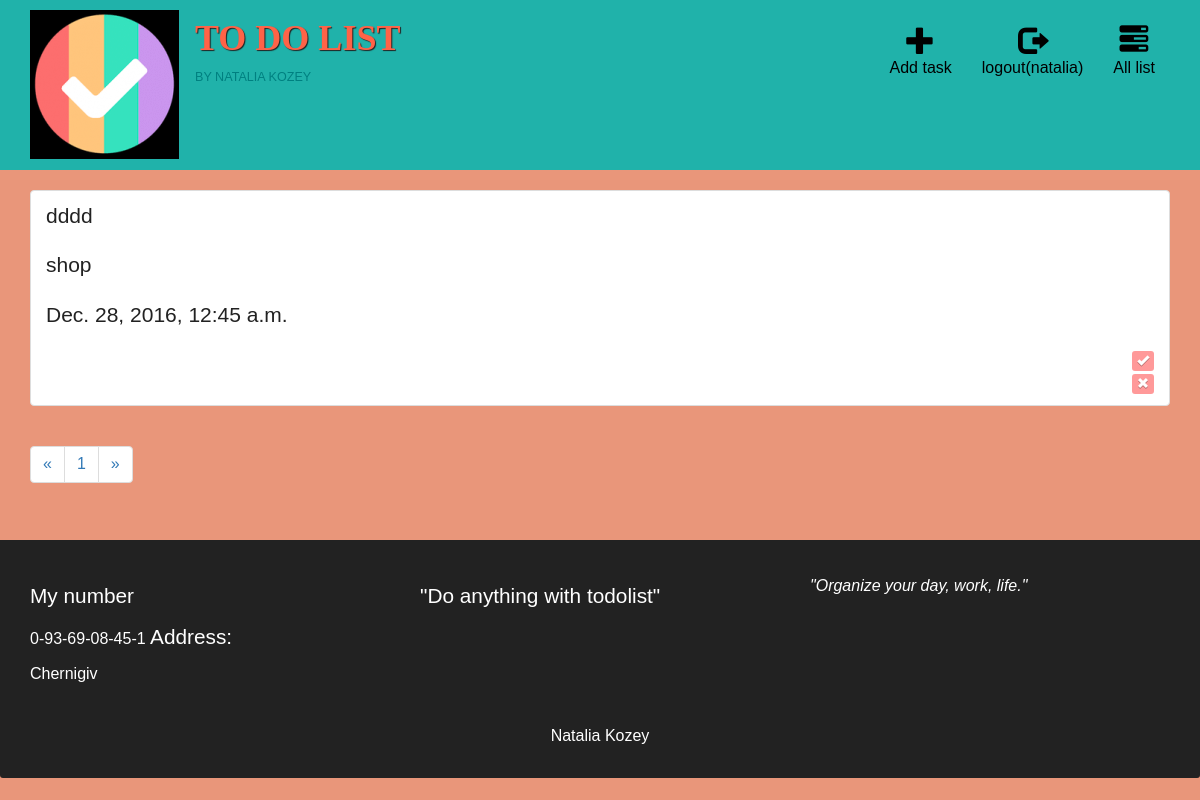
The app's page / (signed in), older data.
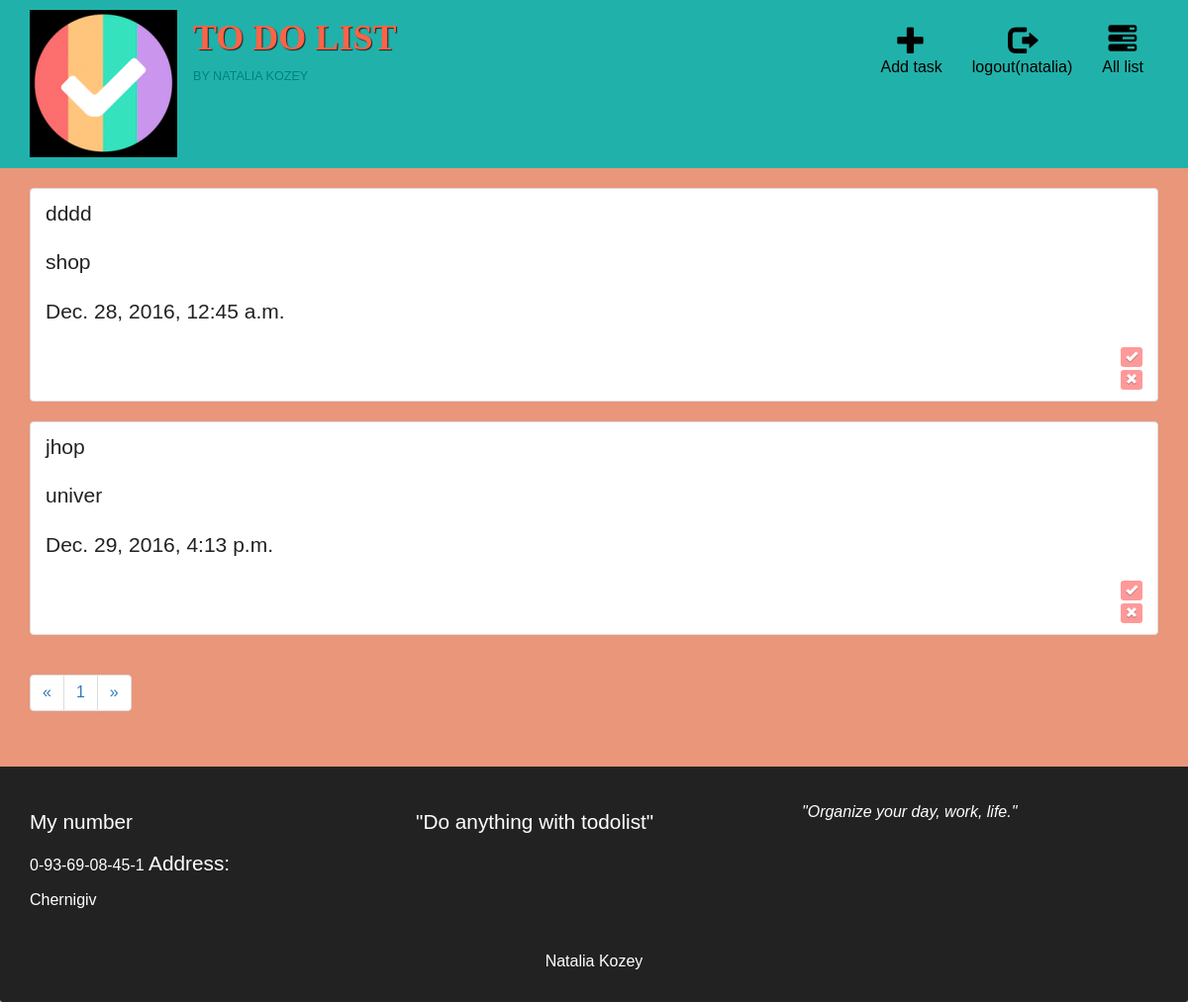
The same page, newer data.
### task_list/models.py (models this page shows, shortened)
class Todolist(models.Model):
    class Meta():
        db_table = "TO_DO_LIST"
    todolist_list = models.CharField(max_length = 100)
    todolist_date_published = models.DateTimeField(auto_now_add=True)
    todolist_date_finished = models.CharField(max_length =20)
    todolist_category = models.ForeignKey(Category)
    todolist_priority = models.IntegerField(default=0)
    todolist_done = models.BooleanField(default=False)
    todolist_description = models.CharField(max_length = 500)
    todolist_user = models.ForeignKey(User)

class Category(models.Model):
    group_todolist = models.CharField(max_length =20)
    def __unicode__(self):
        return self.group_todolist

### task_list/views.py (the view)
# urls.py: url(r'^todolist/get/(?P<TO_DO_LIST_id>\d+)/$', views.todo, name='todo'),
def todolist(request, page_number=1):
    current_user = request.user
    if current_user.is_authenticated():
        todos = Todolist.objects.filter(todolist_user=current_user)
        current_page=Paginator(todos, 4)
        return render_to_response('todolist.html', {'todolist': current_page.page(page_number), 'username': auth.get_user(request).username}, RequestContext(request))
    else:
        return redirect('/auth/login')

### task_list/templates/todolist.html (shortened to what this page needs)
{%extends 'main.html' %}

### templates/main.html (shortened to what this page needs)
<!DOCTYPE html >
{% load staticfiles %}
<html>
<head>
    <link rel='stylesheet' type='text/css' href="{% static 'css/bootstrap.min.css' %}">
    <link rel='stylesheet' type='text/css' href="{% static 'css/styles.css' %}">
</head>
<body>
<header>
        <nav id="header-nav" class="navbar navbar-default">
            <div class="container">
                <div class="navbar-header">
                        <a href="/" class="pull-left visible-md visible-lg">
                        <div id="logo-img"></div>
                        </a>
                      <div class="navbar-brand">
                        <a href="/"><h1>To Do List</h1></a>
                        <p>
                          <span>by Natalia Kozey</span>
                        </p>
                      </div>
                </div>
                <div id="collapsable-nav" class="collapse navbar-collapse">
                   <ul id="nav-list" class="nav navbar-nav navbar-right">
                    <li>
                      <a href="/todolist/addnew/">
                        <span class="glyphicon glyphicon-plus"></span><br class="hidden-xs"> Add task </a>
                    </li>
                    <li>
                    {%if username %}
                      <li><a href="auth/logout">
                        <span class="glyphicon glyphicon-log-out"></span><br class="hidden-xs">logout({{username}}) </a></li>
                    {%else%}
                        <li><a href="auth/login" data-toggle="modal" data-target="#login-modal">
                        <span class="glyphicon glyphicon-log-in"></span><br class="hidden-xs">Login</a></li>
                        {%endif%}
                    </li>
                    <li>
                      <a href="/page/1/">
                        <span class="glyphicon glyphicon-tasks"></span><br class="hidden-xs"> All list</a>
                    </li>
                  </ul>
                </div>
            </div>
        </nav>
    </header>
    <div id="main-content" class="container">
        {%if username%}
        {% for one in todolist %}
        <ul class="list-group" ng-show="one.length > 0">
          <li class="list-group-item clearfix task" ng-repeat="one in todolist" ng-class="{disabled: one.todolist_done}">
            {%if one.todolist_done %}
            <p class="lead-done">{{one.todolist_list}}</p>
            <p class="lead-done">{{one.todolist_category}}</p>
            <p class="lead-done">{{one.todolist_date_published}}</p>
            {%else%}
            <p class="lead">{{one.todolist_list}}</p>
            <p class="lead">{{one.todolist_category}}</p>
            <p class="lead">{{one.todolist_date_published}}</p>
            {%endif%}
            <div>
              <span class="pull-right">
                <ul>
                {%if one.todolist_done %}
                <li><a href="todolist/done/{{one.id}}">
                <button class="btn btn-primary btn-xs" ng-show="one.done"><span class="glyphicon glyphicon-repeat"
                  ng-click=""></span></button></a></li>
                  {%else%}
                <li><a href="todolist/done/{{one.id}}"><button class="btn btn-primary btn-xs" ng-show="!one.done"><span class="glyphicon glyphicon-ok"
                  ng-click="todolist/done/{{one.id}}"></span></button></a></li>
                  {%endif%}
                <li><a href="todolist/delete_confirm/{{one.id}}"><button class="btn btn-danger btn-xs" action = "delete_confirm/{{one.id}}/" method = "post"><span class="glyphicon glyphicon-remove"
                  ></span></button></a></li>
                </ul>
              </span>
            </div>
          </li>
        </ul>
        {%endfor%}
         {%endif%}
            {%if todolist%}
            <div class='large-3 large-offset-5 columns'>
                <ul class='pagination'>
                    {% if todolist.has_previous%}
                    <li class='arrow'><a href="/page/{{todolist.previous_page_number}}/">&laquo;</a></li>
                    {%else%}
                    <li class='arrow unavailable'><a href="">&laquo;</a></li>
                    {%endif%}
                    {%for page in todolist.paginator.page_range%}
                    {%if page == todolist.number%}
                    <li class="current"><a href="/page/{{page}}/">{{page}}</a></li>
                    {%else%}
                    <li><a href="/page/{{page}}/">{{page}}</a></li>
                    {%endif%}
                    {%endfor%}
                    {%if todolist.has_next%}
                    <li class="arrow"><a href="/page/{{todolist.next_page_number}}/">&raquo;</a></li>
                    {%else%}
                    <li class='arrow unavailable'><a href="">&raquo;</a></li>
                    {%endif%}
                </ul>
            </div>
            {%endif%}
        </div>
  <footer class="panel-footer">
    <div class="container">
      <div class="row">
        <section id="hours" class="col-sm-4">
          <span>My number</span><br>
          0-93-69-08-45-1
          <span>Address:</span><br>
          Chernigiv
        </section>
        <section id="address" class="col-sm-4">
          <span>"Do anything with todolist"</span>
        </section>
        <section id="testimonials" class="col-sm-4">
          <p>"Organize your day, work, life."</p>
        </section>
      </div>
      <div class="text-center">Natalia Kozey</div>
    </div>
  </footer>
</body>
</html>

### todolist/static/css/styles.css (style rules this page uses)
body { font-size: 16px; color: #fff; background-color: #E9967A; font-family: 'Oxygen', sans-serif; padding: 0 0 0 0 ; }
#header-nav { background-color: #20B2AA; border-radius: 0; border: 0; }
#logo-img { background: url('../images/image_logo.png') no-repeat; width: 150px; height: 150px; margin: 10px 15px 10px 0; }
.navbar-brand { padding-top: 25px; }
.navbar-brand h1 { font-family: 'Lora', serif; color: #FF6347; font-size: 2em; text-transform: uppercase; font-weight: bold; text-shadow: 1px 1px 1px #222; margin-top: 0; margin-bottom: 0; line-height: .75; }
.navbar-brand p { color: #008080; text-transform: uppercase; font-size: .7em; margin-top: 15px; }
#nav-list { margin-top: 10px; }
#nav-list a { color: #000000; text-align: center; }
#nav-list a span { font-size: 1.8em; }
.btn { border: 0px; text-shadow: 0 1px rgba(0,0,0,0.3); background-color: #ff9999; }
.panel-footer { margin-top: 30px; padding-top: 35px; padding-bottom: 30px; background-color: #222; border-top: 0; }
.panel-footer div.row { margin-bottom: 35px; }
#hours, #address { line-height: 2; }
#hours > span, #address > span { font-size: 1.3em; }
#testimonials { font-style: italic; }
.lead { color: #222; }

Row changes from the older to the newer data that the page shows:
added Todolist: todolist_list "jhop", todolist_category "univer", todolist_date_published "Dec. 29, 2016, 4:13 p.m."
